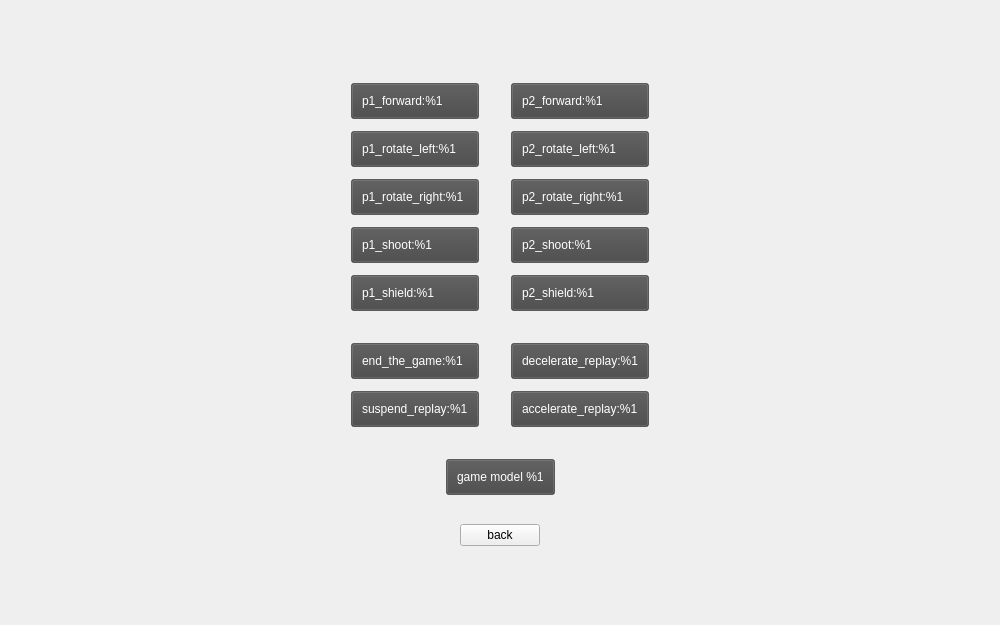
<?xml version="1.0" encoding="UTF-8"?>
<ui version="4.0">
 <class>KeyWidget</class>
 <widget class="QWidget" name="KeyWidget">
  <property name="geometry">
   <rect>
    <x>0</x>
    <y>0</y>
    <width>1000</width>
    <height>625</height>
   </rect>
  </property>
  <property name="windowTitle">
   <string>Form</string>
  </property>
  <layout class="QVBoxLayout" name="verticalLayout_3">
   <item>
    <spacer name="verticalSpacer_14">
     <property name="orientation">
      <enum>Qt::Vertical</enum>
     </property>
     <property name="sizeHint" stdset="0">
      <size>
       <width>20</width>
       <height>40</height>
      </size>
     </property>
    </spacer>
   </item>
   <item>
    <layout class="QHBoxLayout" name="horizontalLayout">
     <item>
      <spacer name="horizontalSpacer">
       <property name="orientation">
        <enum>Qt::Horizontal</enum>
       </property>
       <property name="sizeHint" stdset="0">
        <size>
         <width>40</width>
         <height>20</height>
        </size>
       </property>
      </spacer>
     </item>
     <item>
      <layout class="QVBoxLayout" name="verticalLayout">
       <item>
        <widget class="QPushButton" name="pushButton">
         <property name="styleSheet">
          <string notr="true">QPushButton{
	margin : 3px;
	padding : 10px;
	color : white;
	text-align : left;
	background-color : rgba(70, 70, 70, 65%);
}
QPushButton:checked{
	background-color : rgba(0, 0, 0, 55%);
}
QPushButton:pressed{
	background-color : rgba(0, 0, 0, 55%);
}</string>
         </property>
         <property name="text">
          <string>p1_forward:%1</string>
         </property>
         <property name="checkable">
          <bool>true</bool>
         </property>
         <property name="autoExclusive">
          <bool>true</bool>
         </property>
         <property name="flat">
          <bool>false</bool>
         </property>
        </widget>
       </item>
       <item>
        <widget class="QPushButton" name="pushButton_2">
         <property name="styleSheet">
          <string notr="true">QPushButton{
	margin : 3px;
	padding : 10px;
	color : white;
	text-align : left;
	background-color : rgba(70, 70, 70, 65%);
}
QPushButton:checked{
	background-color : rgba(0, 0, 0, 55%);
}
QPushButton:pressed{
	background-color : rgba(0, 0, 0, 55%);
}</string>
         </property>
         <property name="text">
          <string>p1_rotate_left:%1</string>
         </property>
         <property name="checkable">
          <bool>true</bool>
         </property>
         <property name="autoExclusive">
          <bool>true</bool>
         </property>
         <property name="flat">
          <bool>false</bool>
         </property>
        </widget>
       </item>
       <item>
        <widget class="QPushButton" name="pushButton_3">
         <property name="styleSheet">
          <string notr="true">QPushButton{
	margin : 3px;
	padding : 10px;
	color : white;
	text-align : left;
	background-color : rgba(70, 70, 70, 65%);
}
QPushButton:checked{
	background-color : rgba(0, 0, 0, 55%);
}
QPushButton:pressed{
	background-color : rgba(0, 0, 0, 55%);
}</string>
         </property>
         <property name="text">
          <string>p1_rotate_right:%1</string>
         </property>
         <property name="checkable">
          <bool>true</bool>
         </property>
         <property name="autoExclusive">
          <bool>true</bool>
         </property>
         <property name="flat">
          <bool>false</bool>
         </property>
        </widget>
       </item>
       <item>
        <widget class="QPushButton" name="pushButton_4">
         <property name="styleSheet">
          <string notr="true">QPushButton{
	margin : 3px;
	padding : 10px;
	color : white;
	text-align : left;
	background-color : rgba(70, 70, 70, 65%);
}
QPushButton:checked{
	background-color : rgba(0, 0, 0, 55%);
}
QPushButton:pressed{
	background-color : rgba(0, 0, 0, 55%);
}</string>
         </property>
         <property name="text">
          <string>p1_shoot:%1</string>
         </property>
         <property name="checkable">
          <bool>true</bool>
         </property>
         <property name="autoExclusive">
          <bool>true</bool>
         </property>
         <property name="flat">
          <bool>false</bool>
         </property>
        </widget>
       </item>
       <item>
        <widget class="QPushButton" name="pushButton_5">
         <property name="styleSheet">
          <string notr="true">QPushButton{
	margin : 3px;
	padding : 10px;
	color : white;
	text-align : left;
	background-color : rgba(70, 70, 70, 65%);
}
QPushButton:checked{
	background-color : rgba(0, 0, 0, 55%);
}
QPushButton:pressed{
	background-color : rgba(0, 0, 0, 55%);
}</string>
         </property>
         <property name="text">
          <string>p1_shield:%1</string>
         </property>
         <property name="checkable">
          <bool>true</bool>
         </property>
         <property name="autoExclusive">
          <bool>true</bool>
         </property>
         <property name="flat">
          <bool>false</bool>
         </property>
        </widget>
       </item>
       <item>
        <spacer name="verticalSpacer_2">
         <property name="orientation">
          <enum>Qt::Vertical</enum>
         </property>
         <property name="sizeType">
          <enum>QSizePolicy::Fixed</enum>
         </property>
         <property name="sizeHint" stdset="0">
          <size>
           <width>20</width>
           <height>20</height>
          </size>
         </property>
        </spacer>
       </item>
       <item>
        <widget class="QPushButton" name="pushButton_12">
         <property name="styleSheet">
          <string notr="true">QPushButton{
	margin : 3px;
	padding : 10px;
	color : white;
	text-align : left;
	background-color : rgba(70, 70, 70, 65%);
}
QPushButton:checked{
	background-color : rgba(0, 0, 0, 55%);
}
QPushButton:pressed{
	background-color : rgba(0, 0, 0, 55%);
}</string>
         </property>
         <property name="text">
          <string>end_the_game:%1</string>
         </property>
         <property name="checkable">
          <bool>true</bool>
         </property>
         <property name="autoExclusive">
          <bool>true</bool>
         </property>
        </widget>
       </item>
       <item>
        <widget class="QPushButton" name="pushButton_13">
         <property name="styleSheet">
          <string notr="true">QPushButton{
	margin : 3px;
	padding : 10px;
	color : white;
	text-align : left;
	background-color : rgba(70, 70, 70, 65%);
}
QPushButton:checked{
	background-color : rgba(0, 0, 0, 55%);
}
QPushButton:pressed{
	background-color : rgba(0, 0, 0, 55%);
}</string>
         </property>
         <property name="text">
          <string>suspend_replay:%1</string>
         </property>
         <property name="checkable">
          <bool>true</bool>
         </property>
         <property name="autoExclusive">
          <bool>true</bool>
         </property>
        </widget>
       </item>
      </layout>
     </item>
     <item>
      <spacer name="horizontalSpacer_2">
       <property name="orientation">
        <enum>Qt::Horizontal</enum>
       </property>
       <property name="sizeType">
        <enum>QSizePolicy::Fixed</enum>
       </property>
       <property name="sizeHint" stdset="0">
        <size>
         <width>20</width>
         <height>20</height>
        </size>
       </property>
      </spacer>
     </item>
     <item>
      <layout class="QVBoxLayout" name="verticalLayout_2">
       <item>
        <widget class="QPushButton" name="pushButton_6">
         <property name="styleSheet">
          <string notr="true">QPushButton{
	margin : 3px;
	padding : 10px;
	color : white;
	text-align : left;
	background-color : rgba(70, 70, 70, 65%);
}
QPushButton:checked{
	background-color : rgba(0, 0, 0, 55%);
}
QPushButton:pressed{
	background-color : rgba(0, 0, 0, 55%);
}</string>
         </property>
         <property name="text">
          <string>p2_forward:%1</string>
         </property>
         <property name="checkable">
          <bool>true</bool>
         </property>
         <property name="autoExclusive">
          <bool>true</bool>
         </property>
        </widget>
       </item>
       <item>
        <widget class="QPushButton" name="pushButton_7">
         <property name="styleSheet">
          <string notr="true">QPushButton{
	margin : 3px;
	padding : 10px;
	color : white;
	text-align : left;
	background-color : rgba(70, 70, 70, 65%);
}
QPushButton:checked{
	background-color : rgba(0, 0, 0, 55%);
}
QPushButton:pressed{
	background-color : rgba(0, 0, 0, 55%);
}</string>
         </property>
         <property name="text">
          <string>p2_rotate_left:%1</string>
         </property>
         <property name="checkable">
          <bool>true</bool>
         </property>
         <property name="autoExclusive">
          <bool>true</bool>
         </property>
        </widget>
       </item>
       <item>
        <widget class="QPushButton" name="pushButton_8">
         <property name="styleSheet">
          <string notr="true">QPushButton{
	margin : 3px;
	padding : 10px;
	color : white;
	text-align : left;
	background-color : rgba(70, 70, 70, 65%);
}
QPushButton:checked{
	background-color : rgba(0, 0, 0, 55%);
}
QPushButton:pressed{
	background-color : rgba(0, 0, 0, 55%);
}</string>
         </property>
         <property name="text">
          <string>p2_rotate_right:%1</string>
         </property>
         <property name="checkable">
          <bool>true</bool>
         </property>
         <property name="autoExclusive">
          <bool>true</bool>
         </property>
        </widget>
       </item>
       <item>
        <widget class="QPushButton" name="pushButton_9">
         <property name="styleSheet">
          <string notr="true">QPushButton{
	margin : 3px;
	padding : 10px;
	color : white;
	text-align : left;
	background-color : rgba(70, 70, 70, 65%);
}
QPushButton:checked{
	background-color : rgba(0, 0, 0, 55%);
}
QPushButton:pressed{
	background-color : rgba(0, 0, 0, 55%);
}</string>
         </property>
         <property name="text">
          <string>p2_shoot:%1</string>
         </property>
         <property name="checkable">
          <bool>true</bool>
         </property>
         <property name="autoExclusive">
          <bool>true</bool>
         </property>
        </widget>
       </item>
       <item>
        <widget class="QPushButton" name="pushButton_10">
         <property name="styleSheet">
          <string notr="true">QPushButton{
	margin : 3px;
	padding : 10px;
	color : white;
	text-align : left;
	background-color : rgba(70, 70, 70, 65%);
}
QPushButton:checked{
	background-color : rgba(0, 0, 0, 55%);
}
QPushButton:pressed{
	background-color : rgba(0, 0, 0, 55%);
}</string>
         </property>
         <property name="text">
          <string>p2_shield:%1</string>
         </property>
         <property name="checkable">
          <bool>true</bool>
         </property>
         <property name="autoExclusive">
          <bool>true</bool>
         </property>
        </widget>
       </item>
       <item>
        <spacer name="verticalSpacer_3">
         <property name="orientation">
          <enum>Qt::Vertical</enum>
         </property>
         <property name="sizeType">
          <enum>QSizePolicy::Fixed</enum>
         </property>
         <property name="sizeHint" stdset="0">
          <size>
           <width>20</width>
           <height>20</height>
          </size>
         </property>
        </spacer>
       </item>
       <item>
        <widget class="QPushButton" name="pushButton_14">
         <property name="styleSheet">
          <string notr="true">QPushButton{
	margin : 3px;
	padding : 10px;
	color : white;
	text-align : left;
	background-color : rgba(70, 70, 70, 65%);
}
QPushButton:checked{
	background-color : rgba(0, 0, 0, 55%);
}
QPushButton:pressed{
	background-color : rgba(0, 0, 0, 55%);
}</string>
         </property>
         <property name="text">
          <string>decelerate_replay:%1</string>
         </property>
         <property name="checkable">
          <bool>true</bool>
         </property>
         <property name="autoExclusive">
          <bool>true</bool>
         </property>
        </widget>
       </item>
       <item>
        <widget class="QPushButton" name="pushButton_15">
         <property name="styleSheet">
          <string notr="true">QPushButton{
	margin : 3px;
	padding : 10px;
	color : white;
	text-align : left;
	background-color : rgba(70, 70, 70, 65%);
}
QPushButton:checked{
	background-color : rgba(0, 0, 0, 55%);
}
QPushButton:pressed{
	background-color : rgba(0, 0, 0, 55%);
}</string>
         </property>
         <property name="text">
          <string>accelerate_replay:%1</string>
         </property>
         <property name="checkable">
          <bool>true</bool>
         </property>
         <property name="autoExclusive">
          <bool>true</bool>
         </property>
        </widget>
       </item>
      </layout>
     </item>
     <item>
      <spacer name="horizontalSpacer_3">
       <property name="orientation">
        <enum>Qt::Horizontal</enum>
       </property>
       <property name="sizeHint" stdset="0">
        <size>
         <width>40</width>
         <height>20</height>
        </size>
       </property>
      </spacer>
     </item>
    </layout>
   </item>
   <item>
    <spacer name="verticalSpacer">
     <property name="orientation">
      <enum>Qt::Vertical</enum>
     </property>
     <property name="sizeType">
      <enum>QSizePolicy::Fixed</enum>
     </property>
     <property name="sizeHint" stdset="0">
      <size>
       <width>20</width>
       <height>20</height>
      </size>
     </property>
    </spacer>
   </item>
   <item>
    <layout class="QGridLayout" name="gridLayout">
     <item row="0" column="0">
      <spacer name="horizontalSpacer_6">
       <property name="orientation">
        <enum>Qt::Horizontal</enum>
       </property>
       <property name="sizeHint" stdset="0">
        <size>
         <width>40</width>
         <height>20</height>
        </size>
       </property>
      </spacer>
     </item>
     <item row="0" column="1">
      <widget class="QPushButton" name="pushButton_16">
       <property name="styleSheet">
        <string notr="true">QPushButton{
	margin : 3px;
	padding : 10px;
	color : white;
	text-align : left;
	background-color : rgba(70, 70, 70, 65%);
}
QPushButton:checked{
	background-color : rgba(0, 0, 0, 55%);
}
QPushButton:pressed{
	background-color : rgba(0, 0, 0, 55%);
}</string>
       </property>
       <property name="text">
        <string>game model %1</string>
       </property>
       <property name="checkable">
        <bool>true</bool>
       </property>
      </widget>
     </item>
     <item row="0" column="2">
      <spacer name="horizontalSpacer_7">
       <property name="orientation">
        <enum>Qt::Horizontal</enum>
       </property>
       <property name="sizeHint" stdset="0">
        <size>
         <width>40</width>
         <height>20</height>
        </size>
       </property>
      </spacer>
     </item>
    </layout>
   </item>
   <item>
    <spacer name="verticalSpacer_12">
     <property name="orientation">
      <enum>Qt::Vertical</enum>
     </property>
     <property name="sizeType">
      <enum>QSizePolicy::Fixed</enum>
     </property>
     <property name="sizeHint" stdset="0">
      <size>
       <width>20</width>
       <height>20</height>
      </size>
     </property>
    </spacer>
   </item>
   <item>
    <layout class="QHBoxLayout" name="horizontalLayout_2">
     <item>
      <spacer name="horizontalSpacer_4">
       <property name="orientation">
        <enum>Qt::Horizontal</enum>
       </property>
       <property name="sizeHint" stdset="0">
        <size>
         <width>40</width>
         <height>20</height>
        </size>
       </property>
      </spacer>
     </item>
     <item>
      <widget class="QPushButton" name="pushButton_11">
       <property name="text">
        <string>back</string>
       </property>
      </widget>
     </item>
     <item>
      <spacer name="horizontalSpacer_5">
       <property name="orientation">
        <enum>Qt::Horizontal</enum>
       </property>
       <property name="sizeHint" stdset="0">
        <size>
         <width>40</width>
         <height>20</height>
        </size>
       </property>
      </spacer>
     </item>
    </layout>
   </item>
   <item>
    <spacer name="verticalSpacer_13">
     <property name="orientation">
      <enum>Qt::Vertical</enum>
     </property>
     <property name="sizeHint" stdset="0">
      <size>
       <width>20</width>
       <height>40</height>
      </size>
     </property>
    </spacer>
   </item>
  </layout>
 </widget>
 <resources/>
 <connections/>
</ui>
